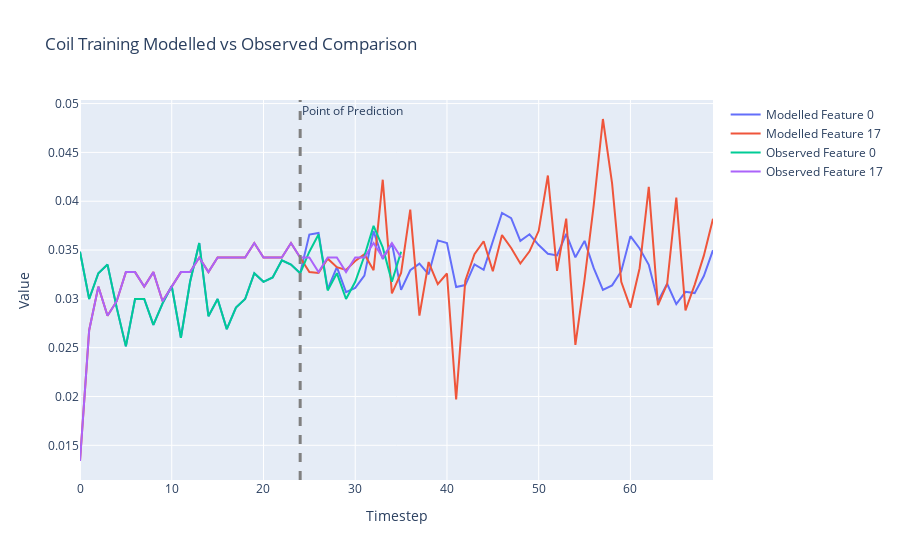

Here is the notebook cell this chart was saved with:
### Markdown cell above
## Coil Predictions vs Observed

### Code cell
states = []
# Select the batch we want to make predictions for
batch = 8
# After what step do we want the coil to start making its own predictions?
prediction_step = 24

# What features do we want to plot?
feature_sel = [0,17]

# Grab starting state tensor
state_tensor = batch_X[:,0,:]

# How many steps do we want to run the coil overall?
max_steps = 70

states.append(state_tensor[batch,feature_sel])
batch_size = batch_X.shape[0]
transition_tensor = torch.softmax(torch.zeros(batch_size, n_features, n_features), dim = 1).to("cuda")
for step_state in range(1,max_steps):
    state_tensor, transition_tensor = model.step_coil(state_tensor, transition_tensor)
    if step_state <= prediction_step:
        state_tensor = batch_X[:,step_state,:]
    states.append(state_tensor[batch,feature_sel])
    
# Move state dynamics to CPU
data = [row.to('cpu').detach().numpy() for row in states]
traces = list(zip(*data))

# Create the figure and add traces
fig = go.Figure()

# Plotting
for i, trace in enumerate(traces):
    model_trace = go.Scatter(y=trace, mode='lines', name=f'Modelled Feature {feature_sel[i]}')
    fig.add_trace(model_trace)
    
    
# Get observed data to CPU and plot
data = batch_X[batch,:,feature_sel].to('cpu')
# Transpose the data to get 5 traces
traces = list(zip(*data))

# Plotting
for i, trace in enumerate(traces):
    obs_trace = go.Scatter(y=trace, mode='lines', name=f'Observed Feature {feature_sel[i]}')
    fig.add_trace(obs_trace)
    
# Add Line highlighting when the coil becomes responsible for its own predictions
fig.add_vline(x=prediction_step, line_width=3, line_dash="dash", line_color="grey", annotation_text='Point of Prediction')    

# Add title and labels
fig.update_layout(title=f'Coil Training Modelled vs Observed Comparison',
                    xaxis_title='Timestep',
                    yaxis_title='Value')

# Show the figure
fig.show()

### Figure 1 — Plotly figure (JSON) as saved in the notebook; plotly's stock layout.template omitted (floating-point values rounded to 4 significant figures)
{"data": [{"mode": "lines", "name": "Modelled Feature 0", "type": "scatter", "y": [0.03483, 0.02998, 0.03263, 0.03351, 0.0291, 0.02513, 0.02998, 0.02998, 0.02734, 0.02954, 0.03131, 0.02601, 0.03175, 0.03571, 0.02822, 0.02998, 0.0269, 0.0291, 0.02998, 0.03263, 0.03175, 0.03219, 0.03395, 0.03351, 0.03263, 0.03659, 0.03675, 0.03099, 0.03325, 0.03069, 0.03112, 0.03238, 0.03694, 0.03408, 0.03568, 0.03092, 0.03293, 0.03361, 0.03252, 0.03599, 0.03573, 0.03121, 0.03141, 0.03353, 0.03297, 0.03582, 0.0388, 0.03827, 0.03594, 0.03661, 0.03551, 0.03462, 0.03444, 0.03664, 0.03426, 0.03594, 0.03314, 0.03091, 0.03138, 0.03284, 0.03642, 0.03517, 0.03349, 0.02975, 0.03155, 0.02946, 0.03072, 0.03059, 0.03234, 0.03498]}, {"mode": "lines", "name": "Modelled Feature 17", "type": "scatter", "y": [0.01339, 0.02679, 0.03125, 0.02827, 0.02976, 0.03274, 0.03274, 0.03125, 0.03274, 0.02976, 0.03125, 0.03274, 0.03274, 0.03423, 0.03274, 0.03423, 0.03423, 0.03423, 0.03423, 0.03571, 0.03423, 0.03423, 0.03423, 0.03571, 0.03423, 0.03275, 0.03265, 0.03412, 0.03324, 0.03297, 0.03388, 0.03456, 0.03294, 0.0422, 0.03056, 0.03266, 0.03913, 0.02827, 0.03377, 0.0315, 0.0326, 0.0197, 0.03186, 0.03457, 0.0359, 0.03283, 0.03653, 0.03521, 0.03362, 0.03487, 0.03697, 0.04263, 0.03286, 0.03822, 0.02528, 0.03201, 0.0396, 0.04842, 0.04183, 0.03175, 0.0291, 0.03314, 0.04147, 0.02936, 0.03151, 0.04037, 0.02882, 0.03143, 0.03443, 0.0382]}, {"mode": "lines", "name": "Observed Feature 0", "type": "scatter", "y": [0.03483, 0.02998, 0.03263, 0.03351, 0.0291, 0.02513, 0.02998, 0.02998, 0.02734, 0.02954, 0.03131, 0.02601, 0.03175, 0.03571, 0.02822, 0.02998, 0.0269, 0.0291, 0.02998, 0.03263, 0.03175, 0.03219, 0.03395, 0.03351, 0.03263, 0.03483, 0.0366, 0.03086, 0.03263, 0.02998, 0.03175, 0.03439, 0.03748, 0.03527, 0.03175, 0.03483]}, {"mode": "lines", "name": "Observed Feature 17", "type": "scatter", "y": [0.01339, 0.02679, 0.03125, 0.02827, 0.02976, 0.03274, 0.03274, 0.03125, 0.03274, 0.02976, 0.03125, 0.03274, 0.03274, 0.03423, 0.03274, 0.03423, 0.03423, 0.03423, 0.03423, 0.03571, 0.03423, 0.03423, 0.03423, 0.03571, 0.03423, 0.03423, 0.03274, 0.03423, 0.03423, 0.03274, 0.03423, 0.03423, 0.03571, 0.03423, 0.03571, 0.03423]}], "layout": {"annotations": [{"showarrow": false, "text": "Point of Prediction", "x": 24, "xanchor": "left", "xref": "x", "y": 1, "yanchor": "top", "yref": "y domain"}], "shapes": [{"line": {"color": "grey", "dash": "dash", "width": 3}, "type": "line", "x0": 24, "x1": 24, "xref": "x", "y0": 0, "y1": 1, "yref": "y domain"}], "title": {"text": "Coil Training Modelled vs Observed Comparison"}, "xaxis": {"title": {"text": "Timestep"}}, "yaxis": {"title": {"text": "Value"}}}}
